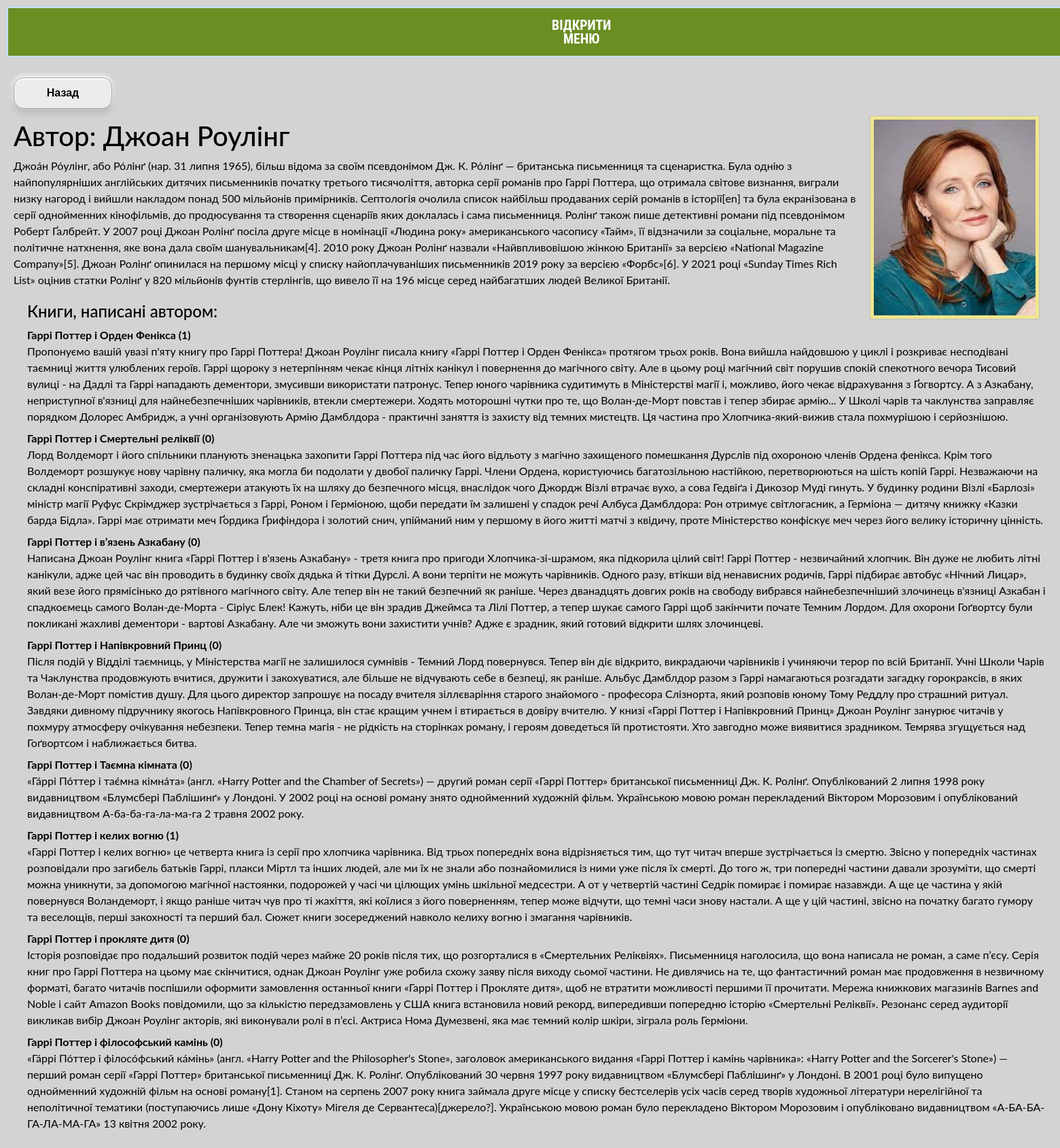
/catalog/author/2, run on the app's committed database.
### catalog/models.py (models this page shows, shortened)
class Author(models.Model):
    first_name = models.CharField(max_length=100, verbose_name="Ім'я")
    last_name = models.CharField(max_length=100, verbose_name='Фамілія')
    date_of_birth = models.DateField(null=True, blank=True, verbose_name='Дата народження')
    date_of_death = models.DateField(null=True, blank=True, verbose_name='Дата смерті')
    photo = models.ImageField(upload_to="photos/%Y/%m/%d/")
    summary_author = models.TextField(max_length=1000, null=True, help_text="Enter a brief description of the book",
                               verbose_name='Коротко про книгу')
    class Meta:
        ordering = ['last_name', 'first_name']
        verbose_name = 'автора'
        verbose_name_plural = 'Автори'
    def __str__(self):
        return '{0} {1}'.format(self.first_name, self.last_name)

class Book(models.Model):
    title = models.CharField(max_length=200, verbose_name='Назви книг')
    author = models.ForeignKey('Author', on_delete=models.SET_NULL, null=True, verbose_name='Автор')
    summary = models.TextField(max_length=1000, help_text="Enter a brief description of the book", verbose_name='Коротко про книгу')
    isbn = models.CharField(max_length=13,
                            unique=True,
                            help_text='13 Character <a href="https://www.isbn-international.org/content/what-isbn'
                                      '">ISBN number</a>')
    photo = models.ImageField(upload_to="photos/%Y/%m/%d/")
    genre = models.ManyToManyField(Genre, help_text="Select a genre for this book")
    language = models.ForeignKey('Language', on_delete=models.SET_NULL, null=True, verbose_name='Мова оригіналу')
    is_anonsed = models.BooleanField(default=False)
    time_create = models.DateTimeField(auto_now_add=True)
    time_update = models.DateTimeField(auto_now=True)
    year_of_creation = models.IntegerField()
    class Meta:
        ordering = ['title', 'author']
        verbose_name='книгу'
        verbose_name_plural = 'Книги'
    def display_genre(self):
        """Creates a string for the Genre. This is required to display genre in Admin."""
        return ', '.join([genre.name for genre in self.genre.all()[:3]])
    display_genre.short_description = 'Жанри'
    def __str__(self):
        return self.title

### catalog/views.py (the view)
class AuthorDetailView(generic.DetailView):
    model = Author

### catalog/templates/catalog/author_detail.html
{% extends "base_generic.html" %}
{% block content %}
<form action="javascript:history.back()">
 <button class="button-back">Назад</button>
    </form>
<figure class="author-figure">
<img src="{{ author.photo.url }}" class="author-detail">
</figure>
<h1>Автор: {{ author }} </h1>
{{ author.summary_author }}
<div style="margin-left:20px;margin-top:20px">
<h4>Книги, написані автором:</h4>
<dl>
{% for book in author.book_set.all %}
  <dt><a href="{% url 'book-detail' book.pk %}">{{book}}</a> ({{book.bookinstance_set.all.count}})</dt>
  <dd>{{book.summary}}</dd>
{% endfor %}
</dl>
</div>
{% endblock %}

### catalog/static/css/styles.css (style rules this page uses)
* { margin:0; padding: 0; }
.body-css { background-color: #d3d3d3; padding: 0; color: black; width: 100%; height: 100%; overflow-x:hidden; }
.author-detail { width: 250px; height: 300px; padding: 10px; float: right; border: thin silver solid; margin: 10px; margin-left: 20px; padding: 5px; text-indent: 0; background-color: #F0E68C; }
.button-back { background: #ECECEC; border-radius: 15px; padding: 10px 20px; display: block; font-family: arial; font-weight: bold; color:black; text-decoration: none; text-shadow:0px 1px 0px #fff; border:1px solid #a7a7a7; width: 145px; margin:0; margin-top:10px; box-shadow: 0px 2px 1px white inset, 0px -2px 8px white, 0px 2px 5px rgba(0, 0, 0, 0.1), 0px 8px 10px rgba(0, 0, 0, 0.1); -webkit-transition:box-shadow 0.5s; }
body { font-family: "ptsans", "Lato", "Helvetica Neue", Helvetica, Arial, sans-serif; }
a { color: black; text-decoration: none; }

### data on the page
Author: photo (picture), first_name+last_name "Джоан Роулінг", summary_author "Джоа́н Ро́улінг, або Ро́лінґ (нар. 31 липня 1965), більш відома за своїм псевдонімом Дж. К. Ро́лінґ — британська письменниця та сценаристка. Була однію з найпопулярніших англійських дитячих письменників початку третього тисячоліття, авторка серії романів про Гаррі Поттера, що отримала світове визнання, виграли низку нагород і вийшли накладом понад 500 мільйонів примірників. Септологія очолила список найбільш продаваних серій романів в історії[en] та була екранізована в серії однойменних кінофільмів, до продюсування та створення сценаріїв яких доклалась і сама письменниця. Ролінґ також пише детективні романи під псевдонімом Роберт Ґалбрейт. У 2007 році Джоан Ролінґ посіла друге місце в…"
Book: title "Гаррі Поттер i Орден Фенікса", bookinstance_set.all.count "1", summary "Пропонуємо вашій увазі п'яту книгу про Гаррі Поттера! Джоан Роулінг писала книгу «Гаррі Поттер і Орден Фенікса» протягом трьох років. Вона вийшла найдовшою у циклі і розкриває несподівані таємниці життя улюблених героїв. Гаррі щороку з нетерпінням чекає кінця літніх канікул і повернення до магічного світу. Але в цьому році магічний світ порушив спокій спекотного вечора Тисовий вулиці - на Дадлі та Гаррі нападають дементори, змусивши використати патронус. Тепер юного чарівника судитимуть в Міністерстві магії і, можливо, його чекає відрахування з Ґогвортсу. А з Азкабану, неприступної в'язниці для найнебезпечніших чарівників, втекли смертежери. Ходять моторошні чутки про те, що Волан-де-Морт…"
Book: title "Гаррі Поттер i Смертельні реліквії", bookinstance_set.all.count "0", summary "Лорд Волдеморт і його спільники планують зненацька захопити Гаррі Поттера під час його відльоту з магічно захищеного помешкання Дурслів під охороною членів Ордена фенікса. Крім того Волдеморт розшукує нову чарівну паличку, яка могла би подолати у двобої паличку Гаррі. Члени Ордена, користуючись багатозільною настійкою, перетворюються на шість копій Гаррі. Незважаючи на складні конспіративні заходи, смертежери атакують їх на шляху до безпечного місця, внаслідок чого Джордж Візлі втрачає вухо, а сова Гедвіґа і Дикозор Муді гинуть. У будинку родини Візлі «Барлозі» міністр магії Руфус Скрімджер зустрічається з Гаррі, Роном і Герміоною, щоби передати їм залишені у спадок речі Албуса Дамблдора:…"
Book: title "Гаррі Поттер i в’язень Азкабану", bookinstance_set.all.count "0", summary "Написана Джоан Роулінг книга «Гаррі Поттер і в'язень Азкабану» - третя книга про пригоди Хлопчика-зі-шрамом, яка підкорила цілий світ! Гаррі Поттер - незвичайний хлопчик. Він дуже не любить літні канікули, адже цей час він проводить в будинку своїх дядька й тітки Дурслі. А вони терпіти не можуть чарівників. Одного разу, втікши від ненависних родичів, Гаррі підбирає автобус «Нічний Лицар», який везе його прямісінько до рятівного магічного світу. Але тепер він не такий безпечний як раніше. Через дванадцять довгих років на свободу вибрався найнебезпечніший злочинець в'язниці Азкабан і спадкоємець самого Волан-де-Морта - Сіріус Блек! Кажуть, ніби це він зрадив Джеймса та Лілі Поттер, а тепер…"
Book: title "Гаррі Поттер і Напівкровний Принц", bookinstance_set.all.count "0", summary "Після подій у Відділі таємниць, у Міністерства магії не залишилося сумнівів - Темний Лорд повернувся. Тепер він діє відкрито, викрадаючи чарівників і учиняючи терор по всій Британії. Учні Школи Чарів та Чаклунства продовжують вчитися, дружити і закохуватися, але більше не відчувають себе в безпеці, як раніше. Альбус Дамблдор разом з Гаррі намагаються розгадати загадку горокраксів, в яких Волан-де-Морт помістив душу. Для цього директор запрошує на посаду вчителя зіллєваріння старого знайомого - професора Слізнорта, який розповів юному Тому Реддлу про страшний ритуал. Завдяки дивному підручнику якогось Напівкровного Принца, він стає кращим учнем і втирається в довіру вчителю. У книзі «Гаррі…"
Book: title "Гаррі Поттер і Таємна кімната", bookinstance_set.all.count "0", summary "«Га́ррі По́ттер і тає́мна кімна́та» (англ. «Harry Potter and the Chamber of Secrets») — другий роман серії «Гаррі Поттер» британської письменниці Дж. К. Ролінґ. Опублікований 2 липня 1998 року видавництвом «Блумсбері Паблішинґ» у Лондоні. У 2002 році на основі роману знято однойменний художній фільм. Українською мовою роман перекладений Віктором Морозовим і опублікований видавництвом А-ба-ба-га-ла-ма-га 2 травня 2002 року."
Book: title "Гаррі Поттер і келих вогню", bookinstance_set.all.count "1", summary "«Гаррі Поттер і келих вогню» це четверта книга із серії про хлопчика чарівника. Від трьох попередніх вона відрізняється тим, що тут читач вперше зустрічається із смертю. Звісно у попередніх частинах розповідали про загибель батьків Гаррі, плакси Міртл та інших людей, але ми їх не знали або познайомилися із ними уже після їх смерті. До того ж, три попередні частини давали зрозуміти, що смерті можна уникнути, за допомогою магічної настоянки, подорожей у часі чи цілющих умінь шкільної медсестри. А от у четвертій частині Седрік помирає і помирає назавжди. А ще це частина у якій повернувся Воландеморт, і якщо раніше читач чув про ті жахіття, які коїлися з його поверненням, тепер може відчути, що…"
Book: title "Гаррі Поттер і прокляте дитя", bookinstance_set.all.count "0", summary "Історія розповідає про подальший розвиток подій через майже 20 років після тих, що розгорталися в «Смертельних Реліквіях». Письменниця наголосила, що вона написала не роман, а саме п’єсу. Серія книг про Гаррі Поттера на цьому має скінчитися, однак Джоан Роулінг уже робила схожу заяву після виходу сьомої частини. Не дивлячись на те, що фантастичний роман має продовження в незвичному форматі, багато читачів поспішили оформити замовлення останньої книги «Гаррі Поттер і Прокляте дитя», щоб не втратити можливості першими її прочитати. Мережа книжкових магазинів Barnes and Noble і сайт Amazon Books повідомили, що за кількістю передзамовлень у США книга встановила новий рекорд, випередивши…"
Book: title "Гаррі Поттер і філософський камінь", bookinstance_set.all.count "0", summary "«Га́ррі По́ттер і філосо́фський ка́мінь» (англ. «Harry Potter and the Philosopher's Stone», заголовок американського видання «Гаррі Поттер і камінь чарівника»: «Harry Potter and the Sorcerer's Stone») — перший роман серії «Гаррі Поттер» британської письменниці Дж. К. Ролінґ. Опублікований 30 червня 1997 року видавництвом «Блумсбері Паблішинґ» у Лондоні. В 2001 році було випущено однойменний художній фільм на основі роману[1]. Станом на серпень 2007 року книга займала друге місце у списку бестселерів усіх часів серед творів художньої літератури нерелігійної та неполітичної тематики (поступаючись лише «Дону Кіхоту» Мігеля де Сервантеса)[джерело?]. Українською мовою роман було перекладено…"
